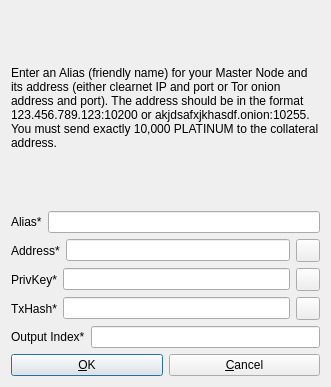
<?xml version="1.0" encoding="UTF-8"?>
<ui version="4.0">
 <class>AddEditAdrenalineNode</class>
 <widget class="QDialog" name="AddEditAdrenalineNode">
  <property name="geometry">
   <rect>
    <x>0</x>
    <y>0</y>
    <width>331</width>
    <height>387</height>
   </rect>
  </property>
  <property name="windowTitle">
   <string>Add/Edit Platinum Node</string>
  </property>
  <property name="modal">
   <bool>true</bool>
  </property>
  <layout class="QVBoxLayout" name="verticalLayout">
   <item>
    <widget class="QLabel" name="label_9">
     <property name="sizePolicy">
      <sizepolicy hsizetype="Preferred" vsizetype="Expanding">
       <horstretch>0</horstretch>
       <verstretch>0</verstretch>
      </sizepolicy>
     </property>
     <property name="text">
      <string>&lt;html&gt;&lt;head/&gt;&lt;body&gt;&lt;p&gt;Enter an Alias (friendly name) for your Master Node and its address (either clearnet IP and port or Tor onion address and port). The address should be in the format 123.456.789.123:10200 or akjdsafxjkhasdf.onion:10255. You must send exactly 10,000 PLATINUM to the collateral address.&lt;/p&gt;&lt;/body&gt;&lt;/html&gt;</string>
     </property>
     <property name="wordWrap">
      <bool>true</bool>
     </property>
    </widget>
   </item>
   <item>
    <layout class="QHBoxLayout" name="horizontalLayout_4">
     <property name="bottomMargin">
      <number>0</number>
     </property>
     <item>
      <widget class="QLabel" name="label_4">
       <property name="text">
        <string>Alias*</string>
       </property>
      </widget>
     </item>
     <item>
      <widget class="QLineEdit" name="aliasLineEdit"/>
     </item>
    </layout>
   </item>
   <item>
    <layout class="QHBoxLayout" name="horizontalLayout_5">
     <property name="bottomMargin">
      <number>0</number>
     </property>
     <item>
      <widget class="QLabel" name="label_6">
       <property name="text">
        <string>Address*</string>
       </property>
      </widget>
     </item>
     <item>
      <widget class="QLineEdit" name="addressLineEdit"/>
     </item>
     <item>
      <widget class="QToolButton" name="AddEditAddressPasteButton">
       <property name="toolTip">
        <string>Paste address from clipboard</string>
       </property>
       <property name="text">
        <string/>
       </property>
       <property name="icon">
        <iconset resource="../platinum.qrc">
         <normaloff>:/icons/editpaste</normaloff>:/icons/editpaste</iconset>
       </property>
       <property name="shortcut">
        <string>Alt+P</string>
       </property>
      </widget>
     </item>
    </layout>
   </item>
   <item>
    <layout class="QHBoxLayout" name="horizontalLayout_3">
     <property name="bottomMargin">
      <number>0</number>
     </property>
     <item>
      <widget class="QLabel" name="label_5">
       <property name="text">
        <string>PrivKey*</string>
       </property>
      </widget>
     </item>
     <item>
      <widget class="QLineEdit" name="privkeyLineEdit"/>
     </item>
     <item>
      <widget class="QToolButton" name="AddEditPrivkeyPasteButton">
       <property name="toolTip">
        <string>Paste address from clipboard</string>
       </property>
       <property name="text">
        <string/>
       </property>
       <property name="icon">
        <iconset resource="../platinum.qrc">
         <normaloff>:/icons/editpaste</normaloff>:/icons/editpaste</iconset>
       </property>
       <property name="shortcut">
        <string>Alt+P</string>
       </property>
      </widget>
     </item>
    </layout>
   </item>
   <item>
    <layout class="QHBoxLayout" name="horizontalLayout_2">
     <property name="bottomMargin">
      <number>0</number>
     </property>
     <item>
      <widget class="QLabel" name="label_2">
       <property name="text">
        <string>TxHash*</string>
       </property>
      </widget>
     </item>
     <item>
      <widget class="QLineEdit" name="txhashLineEdit"/>
     </item>
     <item>
      <widget class="QToolButton" name="AddEditTxhashPasteButton">
       <property name="toolTip">
        <string>Paste address from clipboard</string>
       </property>
       <property name="text">
        <string/>
       </property>
       <property name="icon">
        <iconset resource="../platinum.qrc">
         <normaloff>:/icons/editpaste</normaloff>:/icons/editpaste</iconset>
       </property>
       <property name="shortcut">
        <string>Alt+P</string>
       </property>
      </widget>
     </item>
    </layout>
   </item>
   <item>
    <layout class="QHBoxLayout" name="horizontalLayout_8">
     <property name="bottomMargin">
      <number>0</number>
     </property>
     <item>
      <widget class="QLabel" name="label_8">
       <property name="text">
        <string>Output Index*</string>
       </property>
      </widget>
     </item>
     <item>
      <widget class="QLineEdit" name="outputindexLineEdit"/>
     </item>
    </layout>
   </item>
   <item>
    <layout class="QHBoxLayout" name="horizontalLayout_Buttons">
     <item>
      <widget class="QPushButton" name="okButton">
       <property name="text">
        <string>&amp;OK</string>
       </property>
      </widget>
     </item>
     <item>
      <widget class="QPushButton" name="cancelButton">
       <property name="text">
        <string>&amp;Cancel</string>
       </property>
       <property name="autoDefault">
        <bool>false</bool>
       </property>
      </widget>
     </item>
    </layout>
   </item>
  </layout>
 </widget>
 <resources>
  <include location="../platinum.qrc"/>
 </resources>
 <connections/>
</ui>
